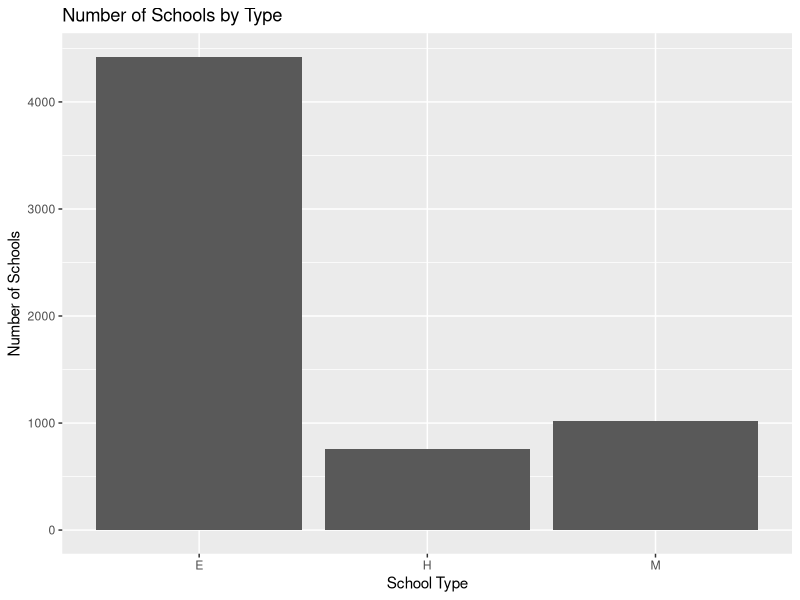
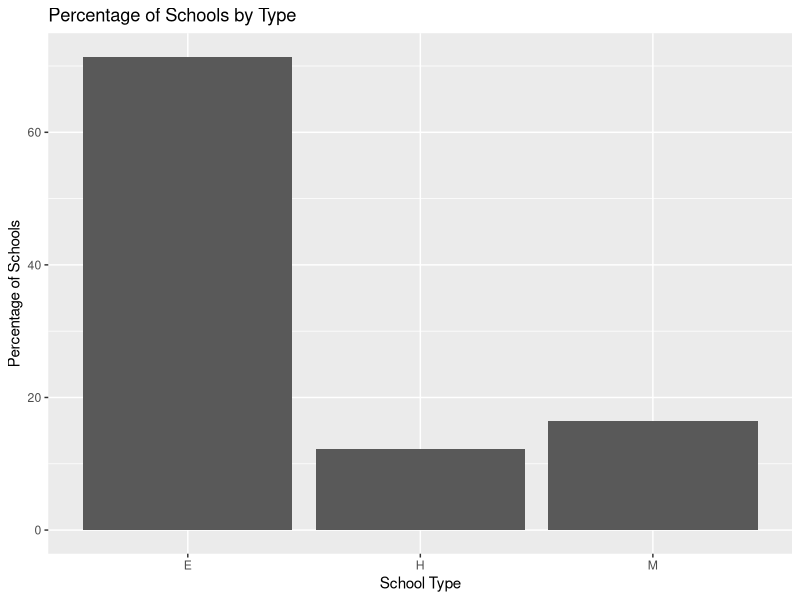
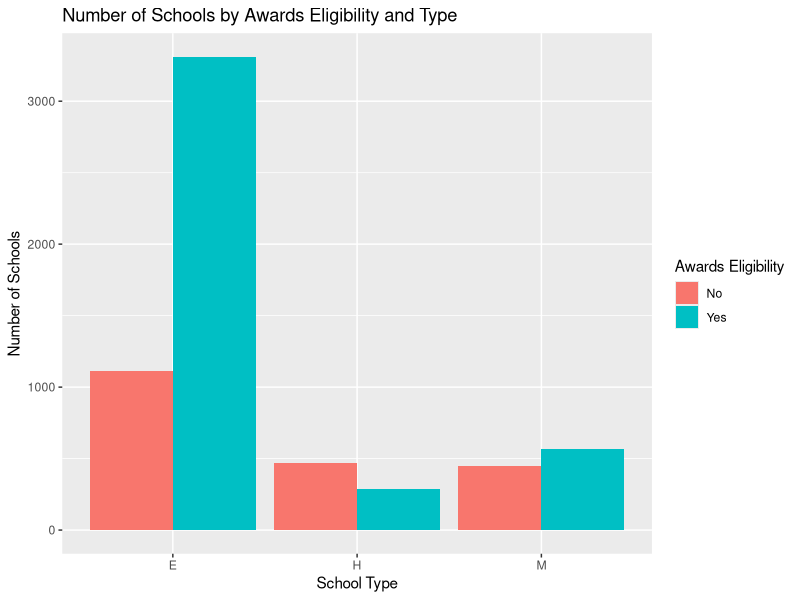
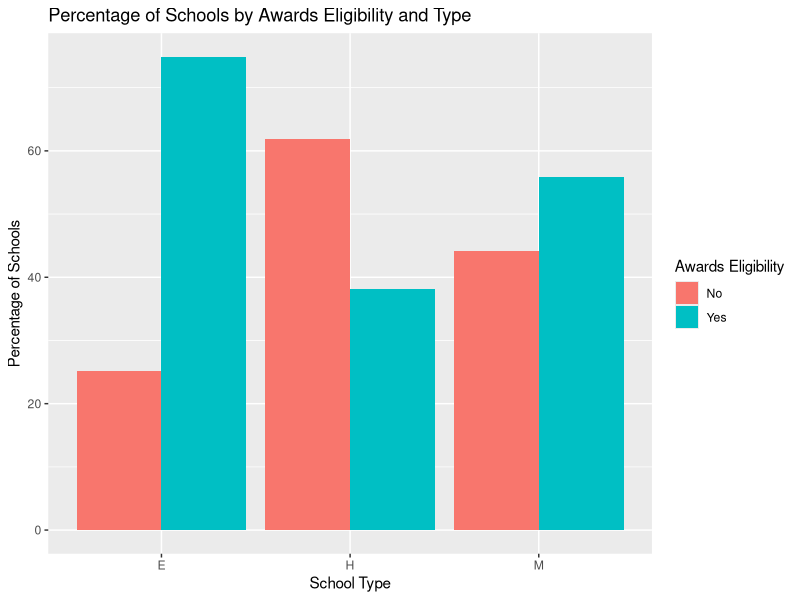
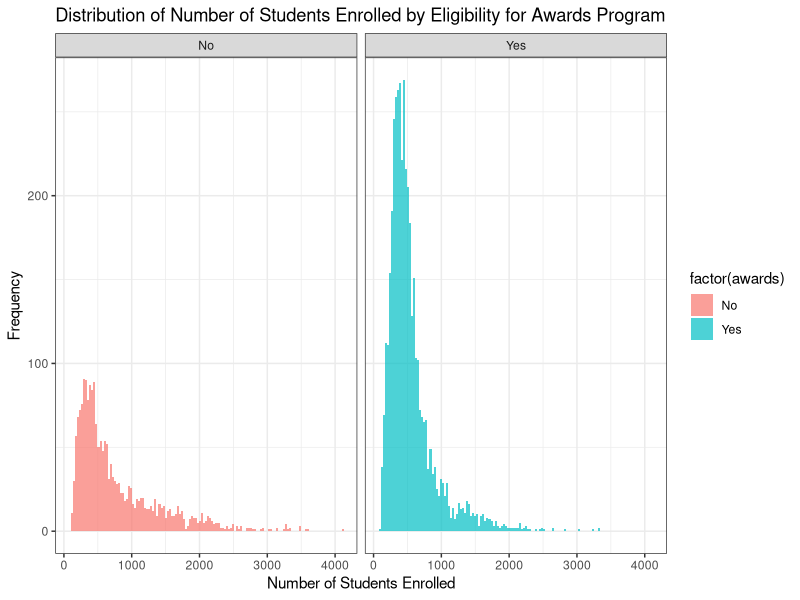

Recreate these plots in R, in order.
# api: Student performance in California schools

# The Academic Performance Index is computed for all California  schools based on standardised testing of students. The data sets  contain information for all schools with at least 100 students and  for various probability samples of the data. Please see the following website for the columns definitions:
  # https://www.rdocumentation.org/packages/survey/versions/4.1-1/topics/api 

## Details

# "apipop" is the entire population, 
# "apisrs" is a simple random sample, 
# "apiclus1" is a cluster sample of school districts, 
# "apistrat" is a sample stratified by stype, and 
# "apiclus2" is a two-stage cluster sample of schools within districts. 
# The sampling weights in apiclus1 are incorrect (the weight should be 757/15) but are as obtained from UCLA.

# Assignment 4
# To use the "apipop" dataframe please run the following syntaxes. The dataframe for all parts is "apipop".
# ========================================================================
library(tidyverse)
library(survey)
data(api)

# ========================================================================

## Part a) 
# create a bar plot to show the number of schools in each school type (Elementary/Middle/High School) in California. 
# ========================================================================
school_count <- apipop %>% 
  group_by(stype) %>% 
  summarise(n = n())

ggplot(school_count, aes(x = stype, y = n)) + 
  geom_col() + 
  labs(x = "School Type", y = "Number of Schools", title = "Number of Schools by Type")

# ========================================================================

## Part b) 
# create a bar plot to show the percentage of schools in each school type (Elementary/Middle/High School) in California. 
# ========================================================================
school_percent <- apipop %>% 
  group_by(stype) %>% 
  summarise(n = n()) %>% 
  mutate(perc = n/sum(n)*100)

ggplot(school_percent, aes(x = stype, y = perc)) + 
  geom_col() + 
  labs(x = "School Type", y = "Percentage of Schools", title = "Percentage of Schools by Type")

# ========================================================================

## Part c) 
# create a bar plot to show the number of schools that are "Eligible for awards program" or not in each school type (Elementary/Middle/High School).  
# ========================================================================
awards_count <- apipop %>% 
  group_by(stype, awards) %>% 
  summarise(n = n())

ggplot(awards_count, aes(x = stype, y = n, fill = awards)) + 
  geom_col(position = "dodge") + 
  labs(x = "School Type", y = "Number of Schools", fill = "Awards Eligibility", title = "Number of Schools by Awards Eligibility and Type")


# ========================================================================

## Part d) 
# create a bar plot to show the percentage of schools that are "Eligible for awards program" or not in each school type (Elementary/Middle/High School).  

# ========================================================================
awards_percent <- apipop %>% 
  group_by(stype, awards) %>% 
  summarise(n = n()) %>% 
  mutate(perc = n/sum(n)*100)

ggplot(awards_percent, aes(x = stype, y = perc, fill = awards)) + 
  geom_col(position = "dodge") + 
  labs(x = "School Type", y = "Percentage of Schools", fill = "Awards Eligibility", title = "Percentage of Schools by Awards Eligibility and Type")

# ========================================================================

## Part e) 
# use facet to create two histogram to show the distributions of the "number of students enrolled" in all school whether are "Eligible for awards program" or not (bins=30).
# ========================================================================
apipop %>%
  ggplot(aes(x = enroll)) +
  geom_histogram(aes(fill = factor(awards)), 
                 binwidth = 30, 
                 alpha = 0.7, 
                 position = "dodge") +
  facet_wrap(~awards, ncol = 2) +
  labs(x = "Number of Students Enrolled", y = "Frequency",
       title = "Distribution of Number of Students Enrolled by Eligibility for Awards Program") +
  theme_bw()


# ========================================================================
